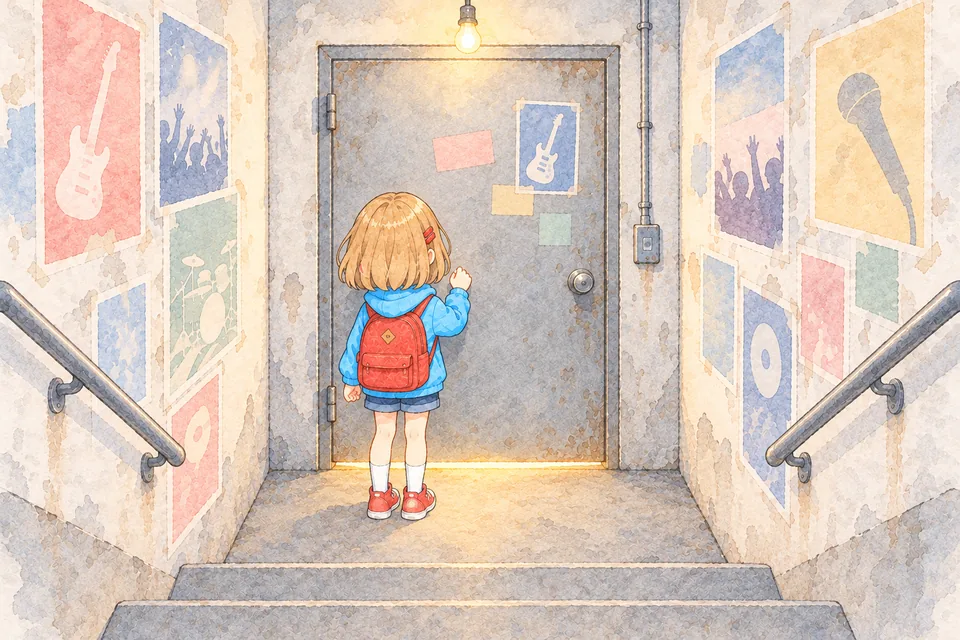
#> input picture godot/art/hd-door.webp, 960 x 640 px
$ python scene-sheet.py ../godot/art/photo-2004.webp ../godot/art/hd-door.webp
#> lines starting #> are read from the running program, lines starting #| are printed output that depends on the picture
"""Lays scene drafts on one sheet, with a character standing in each, to compare art styles.

    python tools/scene-sheet.py <out.jpg> <character.png> <name=scene.png> ...

Each scene is shown at one size in a grid of three columns, with its name above it and
the character (a transparent sprite) standing at the lower left, as it does beside the
speech bubble in the game. One sees at a glance whether the scene's style and the
character's go together.
"""
import sys

from PIL import Image, ImageDraw

CELL, PAD, LABEL, GROUND = (720, 480), 20, 26, (20, 22, 44)


def main(out, character_path, pairs):
#> called with out = '../godot/art/photo-2004.webp', character_path = '../godot/art/hd-door.webp'
    character = Image.open(character_path).convert('RGBA')
    height = round(CELL[1] * 0.46)
    character = character.resize((round(character.width * height / character.height), height), Image.NEAREST)
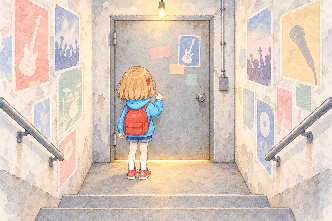
#> character: PIL image 332x221 RGBA; mean R, G, B, A 216.9, 200.8, 188.8, 255
    columns = 3
    rows = -(-len(pairs) // columns)
    sheet = Image.new('RGB', (PAD + columns * (CELL[0] + PAD), PAD + rows * (CELL[1] + LABEL + PAD)), GROUND)
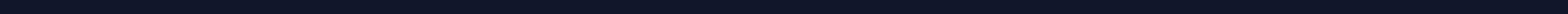
#> sheet: PIL image 2240x20 RGB (shown at 1/2 size); mean R, G, B 20, 22, 44
    draw = ImageDraw.Draw(sheet)
    for i, pair in enumerate(pairs):
        name, path = pair.split('=', 1)
        x = PAD + (i % columns) * (CELL[0] + PAD)
        y = PAD + (i // columns) * (CELL[1] + LABEL + PAD)
        draw.text((x + 2, y + 4), name, fill=(246, 185, 81))
        scene = Image.open(path).convert('RGB').resize(CELL, Image.LANCZOS)
        sheet.paste(scene, (x, y + LABEL))
        sheet.paste(character, (x + 24, y + LABEL + CELL[1] - height - 10), character)
    sheet.save(out, quality=90)
    print(f'{out}: {sheet.width}x{sheet.height}, {len(pairs)} scenes')
#| ../godot/art/photo-2004.webp: 2240x20, 0 scenes


if __name__ == '__main__':
    main(sys.argv[1], sys.argv[2], sys.argv[3:])

$ run again, on godot/art/hd-eat.webp
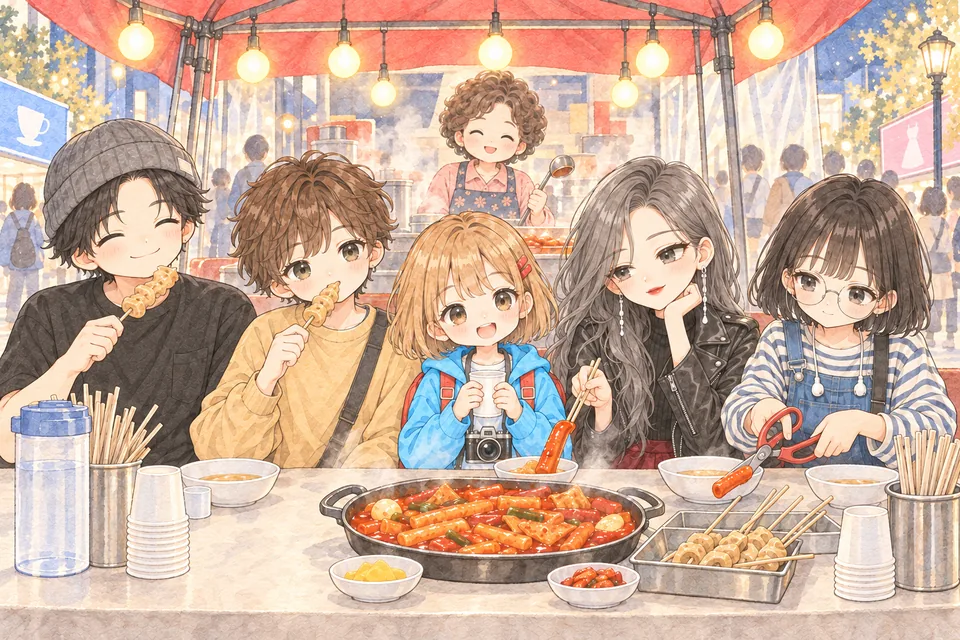
#> input picture godot/art/hd-eat.webp, 960 x 640 px
#> in main, `character = character.resize((round(character.width * height / charact..`:
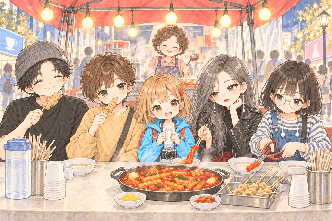
#> character: PIL image 332x221 RGBA; mean R, G, B, A 201.7, 173.6, 155.7, 255
#| ../godot/art/hd-eat.webp: 2240x20, 0 scenes

$ run again, on godot/art/hd-evening.webp
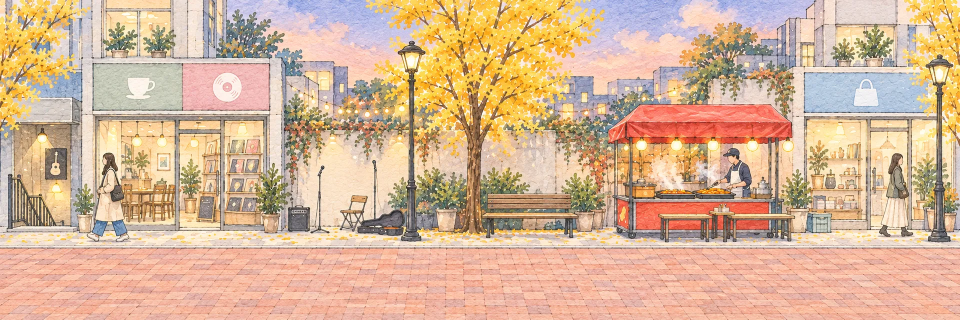
#> input picture godot/art/hd-evening.webp, 1920 x 640 px (shown at 1/2 size)
#> in main, `character = character.resize((round(character.width * height / charact..`:
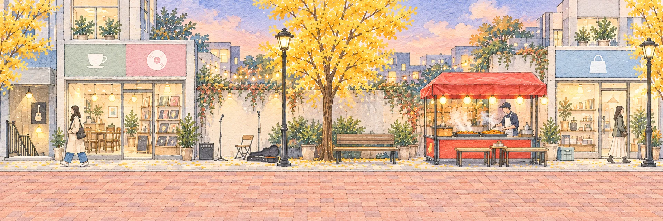
#> character: PIL image 663x221 RGBA; mean R, G, B, A 213.9, 179.9, 151.2, 255
#| ../godot/art/hd-evening.webp: 2240x20, 0 scenes

$ run again, on godot/art/hd-idol.webp
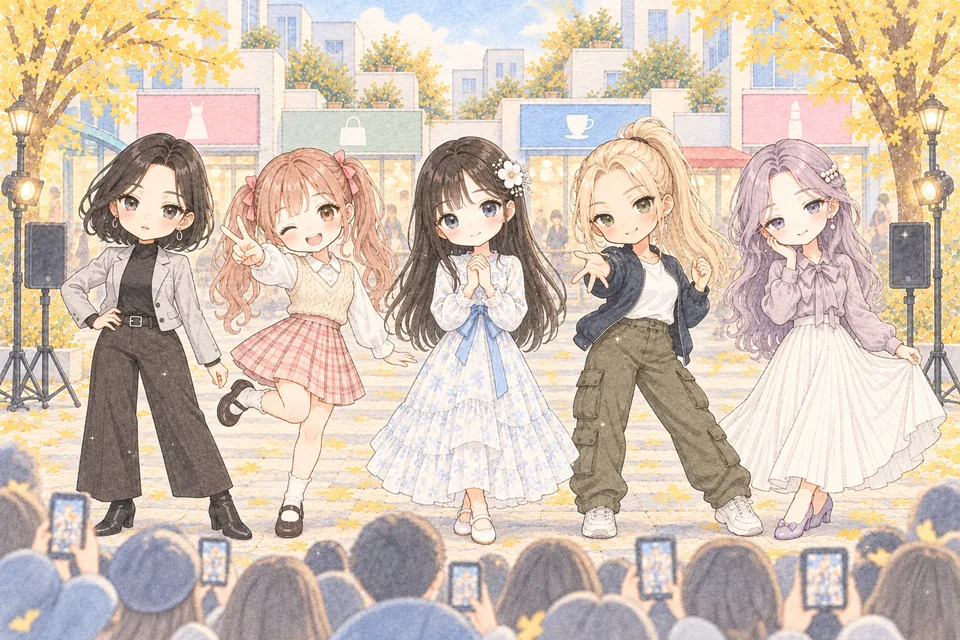
#> input picture godot/art/hd-idol.webp, 960 x 640 px
#> in main, `character = character.resize((round(character.width * height / charact..`:
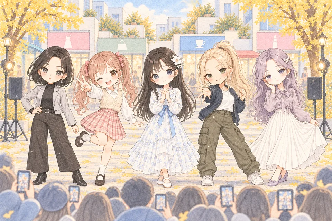
#> character: PIL image 332x221 RGBA; mean R, G, B, A 208.7, 192.5, 177.5, 255
#| ../godot/art/hd-idol.webp: 2240x20, 0 scenes
